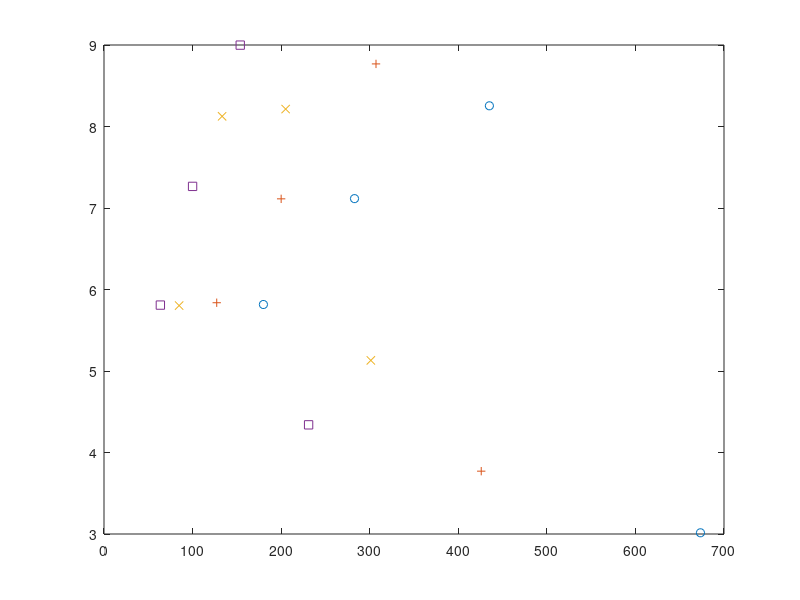

Write the MATLAB code that produced this figure.
%Totall flux in corona, transition and chrmosphere


%first index is period column is mode
efluxcoronaavg=zeros(6,4);
efluxtranavg=zeros(6,4);
efluxchromavg=zeros(6,4);

%20,42,90,117
ef1Mm=zeros(6,4);  %20
ef2Mm=zeros(6,4);  %42
ef4Mm=zeros(6,4);  %90
ef5p5Mm=zeros(6,4); %117

periodvalues=zeros(6,4);
mode=zeros(4);

mode=[0 1 2 3];

%period values for different modes
%periodvalues=zeros(5,4);
periodvalues(:,1)=[300; 180; 673.4; 435.1;179.98;282.84];  %0,0 mode
periodvalues(:,2)=[300;180;425.9;307.1;127.27;200.0];    %0,1 mode
periodvalues(:,3)=[300;180;301.25;205.1;84.84;133.33];   %0,2 mode
periodvalues(:,4)=[300;180;231.0;153.8;63.63;100.0];   %0,3 mode

%(0,0) mode
efluxcoronaavg(:,1)=[1.345e5; 1.181e7; 2.221e4; 4.80e4;2.3186e6; 1.63e5 ];
efluxtranavg(:,1)=[3.0637e4;  2.549e6; 1.847e4; 2.719e4;4.4804e5; 3.92e4];
efluxchromavg(:,1)=[-4.2405e6; 1.365e8; -1.1695e7; -1.145e7;3.3558e7; -1.025e7];

%20,42,90,117
ef1Mm(:,1)=[74.32; 90.353; 60.19; 170.611;103.911 ; 141.44 ];
ef2Mm(:,1)=[4.47; 6.281; 3.162; 8.6836 ; 6.1105 ; 7.46 ];
ef4Mm(:,1)=[4.32; 5.760; 3.043; 8.3305; 5.864 ;7.18 ];
ef5p5Mm(:,1)=[4.278; 5.721; 3.015; 8.2541; 5.816; 7.115];

%(0,1) mode
efluxcoronaavg(:,2)=[1.081e4; 1.46e5; 1.173e3; 1.0006e3;1.23e4;3.989e3];
efluxtranavg(:,2)=[5.38602e4; 7.745e4; 5.646e3; 4.479e3;7.73e3;5.748e3];
efluxchromavg(:,2)=[4.76e5; 4.385e7; -3.083e5; 3.138e5;4.79e6;3.754e6];

%300;180;425.9;307.1;127.27;200.0
%20,42,90,117
ef1Mm(:,2)=[59.398; 81.356; 70.54; 163.947; 108.98; 132.9438 ];
ef2Mm(:,2)=[2.89; 4.566; 3.95; 9.188; 6.1154; 7.455];
ef4Mm(:,2)=[2.78; 4.381; 3.806; 8.849; 5.8914; 7.1784];
ef5p5Mm(:,2)=[2.757; 4.344; 3.771; 8.768; 5.8377; 7.1124];

%(0,2) mode
efluxcoronaavg(:,3)=[3.626e3; 2.641e4; 656.09; 2.608e3;551.99;0];
efluxtranavg(:,3)=[1.483e4; 1.19e4; 3.576e3; 2.397e3;203.47;0];
efluxchromavg(:,3)=[4.061e6; 7.488e6; 7.33e5; 1.133e6;5.186e5;0];

%300;180;301.25;205.1;84.84;133.33
%20,42,90,117
ef1Mm(:,3)=[79.076; 79.1754; 96.3755; 153.039; 108.2244; 152.4791 ];
ef2Mm(:,3)=[4.4684; 4.4671; 5.3752; 8.606; 6.0802 ; 8.5188];
ef4Mm(:,3)=[4.3033; 4.3022; 5.1776; 8.29; 5.8567 ; 8.2011];
ef5p5Mm(:,3)=[4.2638; 4.2626; 5.1301; 8.214; 5.8029; 8.125];




%(0,3) mode
efluxcoronaavg(:,4)=[135.7; 833.3; 202.788; 251.62;8.5;90.88];
efluxtranavg(:,4)=[2.12e3; 3.69e3; 1.1536e3; 470.46;8.9;84.19];
efluxchromavg(:,4)=[1.83e6; 2.84e6; 5.992e5; 4.928e5;8.7e4;2.73e5];

%300;180;231.0;153.8;63.63;100.0
%20,42,90,117
ef1Mm(:,4)=[105.93; 119.38; 81.02; 168.06; 108.484; 135.682 ];
ef2Mm(:,4)=[5.9395; 6.694; 4.5468; 9.4286; 6.086; 7.612 ];
ef4Mm(:,4)=[5.7205; 6.447; 4.3797; 9.0818; 5.863; 7.3326];
ef5p5Mm(:,4)=[5.668; 6.388; 4.3395; 8.9986; 5.8088; 7.2653 ];


%plot(periodvalues(:,1),efluxtranavg(:,1),'o',periodvalues(:,2),efluxtranavg(:,2),'+',periodvalues(:,3),efluxtranavg(:,3),'x');
%plot(periodvalues(3:6,1),ef1Mm(3:6,1),'o',periodvalues(3:6,2),ef1Mm(3:6,2),'+',periodvalues(3:6,3),ef1Mm(3:6,3),'x',periodvalues(3:6,4),ef1Mm(3:6,4),'s');
%plot(periodvalues(3:6,1),ef4Mm(3:6,1),'o',periodvalues(3:6,2),ef4Mm(3:6,2),'+',periodvalues(3:6,3),ef4Mm(3:6,3),'x',periodvalues(3:6,4),ef4Mm(3:6,4),'s');
plot(periodvalues(3:6,1),ef5p5Mm(3:6,1),'o',periodvalues(3:6,2),ef5p5Mm(3:6,2),'+',periodvalues(3:6,3),ef5p5Mm(3:6,3),'x',periodvalues(3:6,4),ef5p5Mm(3:6,4),'s');


